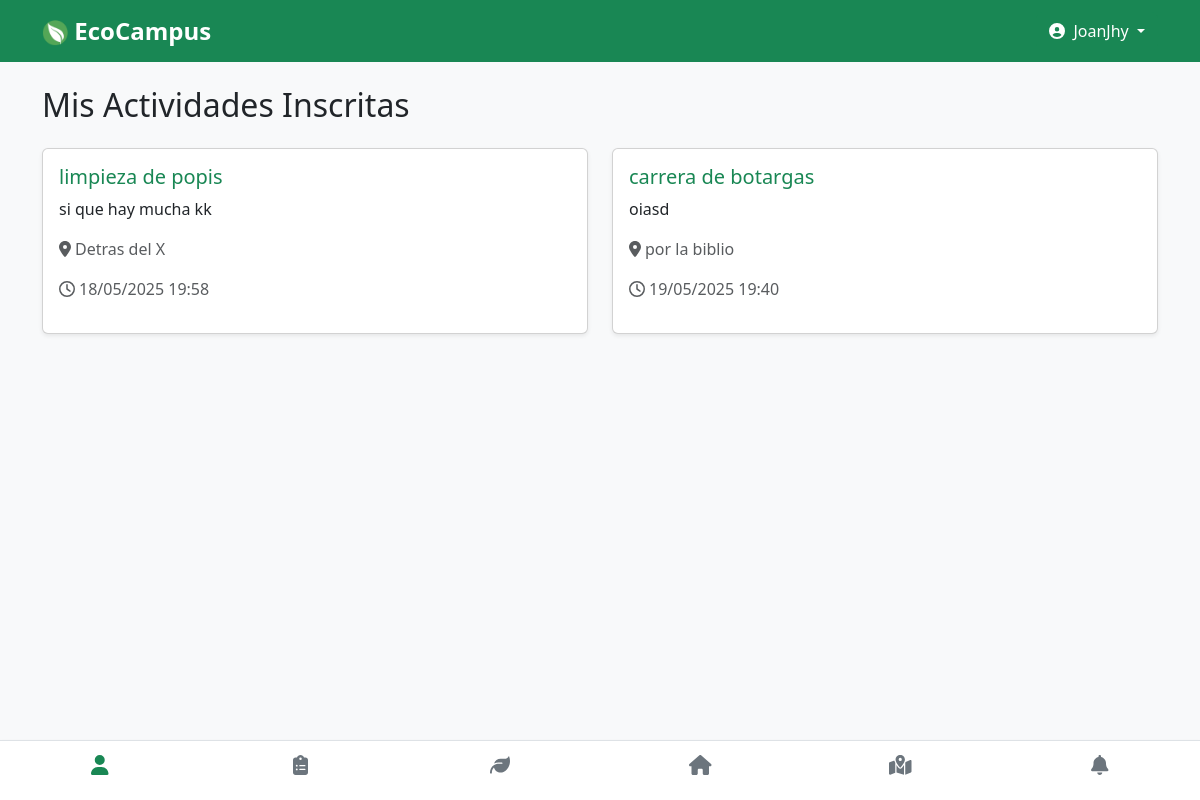
/perfil/actividades (signed in), run on the app's committed database.
### backend/models.py (models this page shows)
class Inscripcion(db.Model):
    id = db.Column(db.Integer, primary_key=True)
    usuario_id = db.Column(db.Integer, db.ForeignKey('usuario.id'))
    actividad_id = db.Column(db.Integer, db.ForeignKey('actividad.id'))
    actividad = db.relationship('Actividad', backref='inscripciones')

class Actividad(db.Model):
    id = db.Column(db.Integer, primary_key=True)
    titulo = db.Column(db.String(100), nullable=False)
    descripcion = db.Column(db.String(200))
    area = db.Column(db.String(100))
    fecha_hora_inicio = db.Column(db.DateTime, nullable=False, default=datetime.utcnow)
    archivada = db.Column(db.Boolean, default=False)

### backend/routes.py (the view)
    @app.route('/perfil/actividades')
    def perfil_actividades():
        if 'usuario_id' not in session:
            flash('Debes iniciar sesión.')
            return redirect(url_for('login'))
        inscripciones = Inscripcion.query.filter_by(usuario_id=session['usuario_id']).all()
        return render_template('perfil_actividades.html', inscripciones=inscripciones)

### frontend/templates/perfil_actividades.html (shortened to what this page needs)
{% extends 'layout.html' %}
{% block content %}
<h2 class="mb-4">Mis Actividades Inscritas</h2>
{% if inscripciones %}
  <div class="row row-cols-1 row-cols-md-2 g-4">
    {% for ins in inscripciones %}
    <div class="col">
      <div class="card h-100 shadow-sm">
        <div class="card-body">
          <h5 class="card-title text-success">{{ ins.actividad.titulo }}</h5>
          <p class="card-text">{{ ins.actividad.descripcion }}</p>
          <p class="text-muted"><i class="fas fa-map-marker-alt me-1"></i>{{ ins.actividad.area }}</p>
          <p class="text-muted"><i class="far fa-clock me-1"></i>{{ ins.actividad.fecha_hora_inicio.strftime('%d/%m/%Y %H:%M') }}</p>
        </div>
      </div>
    </div>
    {% endfor %}
  </div>
{% else %}
  <div class="alert alert-secondary text-center">
    No estás inscrito en ninguna actividad.
  </div>
{% endif %}
{% endblock %}

### frontend/static/css/main.css (style rules this page uses)
body { font-family: 'Segoe UI', Tahoma, Geneva, Verdana, sans-serif; }

### data on the page
Inscripcion: actividad.titulo "limpieza de popis", actividad.descripcion "si que hay mucha kk", actividad.area "Detras del X", actividad.fecha_hora_inicio "18/05/2025 19:58"
Inscripcion: actividad.titulo "carrera de botargas", actividad.descripcion "oiasd", actividad.area "por la biblio", actividad.fecha_hora_inicio "19/05/2025 19:40"

### other printed values
{{ session['usuario_nombre'] }} "JoanJhy"
